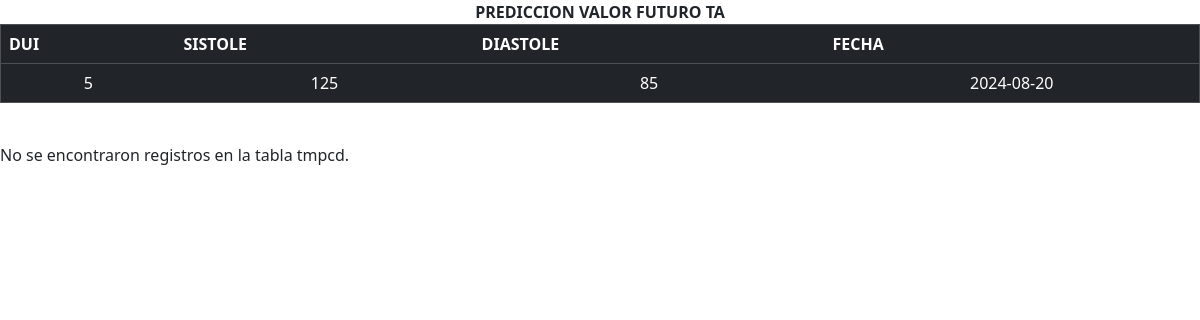
Before: /prediccion_prediccion_mostrar.php with the older database file.
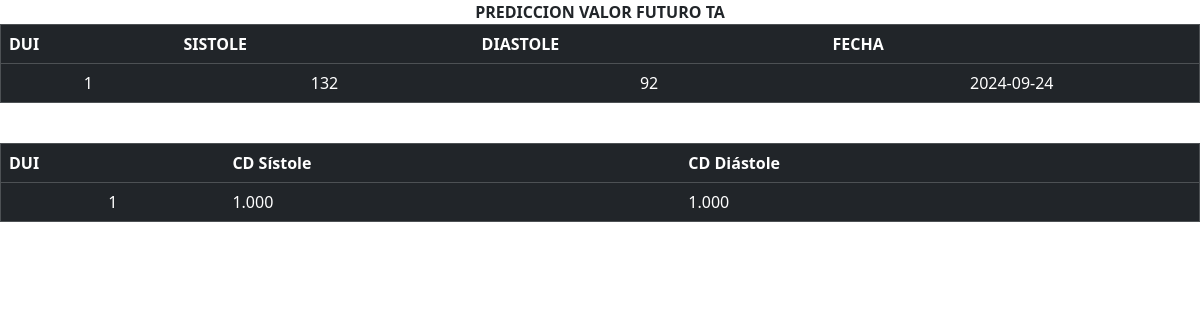
After: the same page with the newer database file.
### tables this page shows
CREATE TABLE `prediccion` (
  `id` int(11) NOT NULL,
  `dui` int(10) NOT NULL,
  `sistole` int(3) NOT NULL,
  `diastole` int(3) NOT NULL,
  `ingreso` date NOT NULL DEFAULT current_timestamp()
);

CREATE TABLE `tmpcd` (
  `id` int(11) NOT NULL,
  `dui` int(11) NOT NULL,
  `cdsistole` int(3) NOT NULL,
  `cddiastole` int(3) NOT NULL
);

### cd.php (called while the page is built, shortened)
<?php
    include_once "cd_mostrar.php";

### prediccion_prediccion_mostrar.php (the view, shortened to what this page needs)
<?php
include_once "css.php";
$host = 'localhost';
$dbname = 'ta';
$user = 'root';
$pass = '';
try {
    $pdo = new PDO("mysql:host=$host;dbname=$dbname", $user, $pass);
    $pdo->setAttribute(PDO::ATTR_ERRMODE, PDO::ERRMODE_EXCEPTION);
    $sql = 'SELECT dui, sistole, diastole, ingreso FROM prediccion';
    $stmt = $pdo->prepare($sql);
    $stmt->execute();
    $records = $stmt->fetchAll(PDO::FETCH_ASSOC);
    echo "
        <center>
            <b>
                PREDICCION VALOR FUTURO TA
            </b>
        </center>
    ";
    echo '<table border="1" class="table table-dark">';
    echo '<thead>';
    echo '<tr>';
    echo '<th>DUI</th>';
    echo '<th>SISTOLE</th>';
    echo '<th>DIASTOLE</th>';
    echo '<th>FECHA</th>';
    echo '</tr>';
    echo '</thead>';
    echo '<tbody>';
    foreach ($records as $record) {
        echo '<tr>';
        echo '<td align="center">' . htmlspecialchars($record['dui']) . '</td>';
        echo '<td align="center">' . htmlspecialchars($record['sistole']) . '</td>';
        echo '<td align="center">' . htmlspecialchars($record['diastole']) . '</td>';
        echo '<td align="center">' . htmlspecialchars($record['ingreso']) . '</td>';
        echo '</tr>';
    }
    echo '</tbody>';
    echo '</table>';
    include_once "cd.php";
} catch (PDOException $e) {
    echo 'Error: ' . $e->getMessage();
}

### cd_mostrar.php (shortened to what this page needs)
<?php
include_once "css.php";
$host = 'localhost';
$user = 'root';
$password = '';
$database = 'ta';
$conexion = new mysqli($host, $user, $password, $database);
$sql = "SELECT dui, cdsistole, cddiastole FROM tmpcd";
$resultado = $conexion->query($sql);
if ($resultado->num_rows > 0) {
    echo "<table border='1' class='table table-dark'>";
    echo "<thead><tr><th>DUI</th><th>CD Sístole</th><th>CD Diástole</th></tr></thead>";
    echo "<tbody>";
    while ($fila = $resultado->fetch_assoc()) {
        echo "<tr>";
        echo "<td align='center'>" . htmlspecialchars($fila['dui']) . "</td>";
        echo "<td>" . htmlspecialchars(number_format($fila['cdsistole'], 3)) . "</td>";
        echo "<td>" . htmlspecialchars(number_format($fila['cddiastole'], 3)) . "</td>";
        echo "</tr>";
    }
    echo "</tbody>";
    echo "</table>";
} else {
    echo "No se encontraron registros en la tabla tmpcd.";
}

Changed rows visible on the page:
removed prediccion: dui "5", sistole "125", diastole "85", ingreso "2024-08-20"
added prediccion: dui "1", sistole "132", diastole "92", ingreso "2024-09-24"
added tmpcd: dui "1", cdsistole "1.000", cddiastole "1.000"
Other visible differences:
text no longer shown: "No se encontraron registros en la tabla tmpcd."
text now shown: "DUI CD Sístole CD Diástole"
